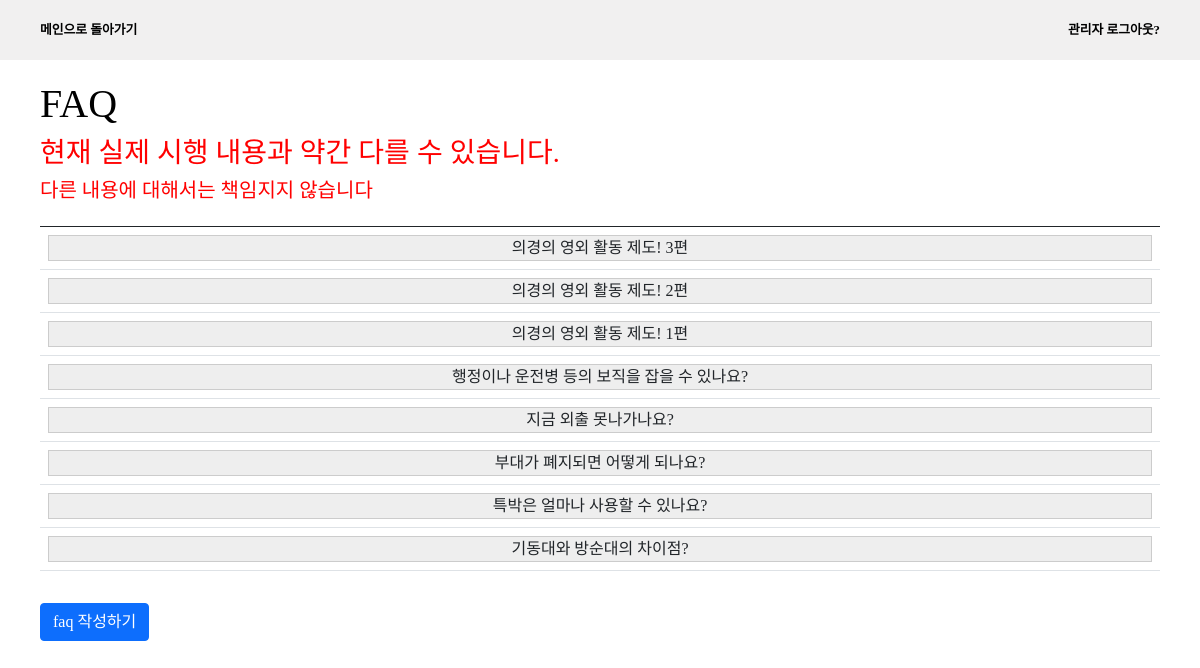
Page /detail/faq (signed in) on the committed database.
### app/models.py (models this page shows, shortened)
class User(db.Model):
    id = db.Column(db.Integer, primary_key=True)
    pw = db.Column(db.String(200), nullable=False)
    name = db.Column(db.String(50), nullable=False)
    _class = db.Column(db.String(50), nullable=True)
    @property
    def is_authenticated(self):
        return True

class Faq(db.Model):
    id = db.Column(db.Integer, primary_key=True)
    subject = db.Column(db.String(200), nullable=False)
    content = db.Column(db.Text(), nullable=False)

### app/views/detail_views.py (the view)
@bp.route("/faq")
def faq_list():
    faq_list = Faq.query.order_by(Faq.id.desc()).all()
    return render_template("faq_list.html", faq_list=faq_list)

### app/__init__.py (called while the page is built)
@login_manager.user_loader
def user_loader(user_id):
    from .models import User
    return User.query.filter_by(id=user_id).first()

### app/templates/faq_list.html (shortened to what this page needs)
{% extends 'base.html' %}
{% block contents %}
<section class='inner faq_table'>
  <h1>FAQ</h1>
  <h3 style="color: red;">현재 실제 시행 내용과 약간 다를 수 있습니다.</h3>
  <h5 style="color: red;">다른 내용에 대해서는 책임지지 않습니다</h5>
  <table class="table">
    <thead>
      <tr>
        <th scope="col"> </th>
      </tr>
    </thead>
    <tbody>
      {% for faq in faq_list %}
      <tr>
        <td>
          <div>
            <label for="{{faq.id}}" class="toggle_button">{{faq.subject}}</label>
          </div>
        </td>
      </tr>
      {% endfor %}
    </tbody>
  </table>
  {% if current_user.id == 8171 %}
  <a class='btn btn-primary my-3' href="{{url_for('detail.faq_create')}}">faq 작성하기</a>
  {% endif %}
</section>
{%endblock%}

### app/templates/nav.html
<nav class='inner'>
  <div>
    <a href="{{ url_for('main.main') }}">메인으로 돌아가기</a>
  </div>
  {%if current_user.is_authenticated %}
  <div>
    <a href="{{url_for('main.logout')}}">{{current_user.name}}<small> 로그아웃?</small></a>
  </div>
  {% endif %}
</nav>

### app/static/css/style.css (style rules this page uses)
* { box-sizing:border-box; }
html { height: 100%; }
body { min-height: 100%; font-family: "Spoca Han Sans Neo", "sans-serif"; color:black; }
.inner { height: 100%; padding: 0 40px; margin: 0 auto; }
nav { width: 100%; line-height: 60px; display: flex; justify-content: space-between; }
nav.inner { display: flex; justify-content: space-between; }
a { all:unset; }
nav * { font-size: 1.2rem; font-weight: bold; }
section { width: 100%; position: relative; }
header + section h1, header + section h2 { margin-top: 80px; }
.toggle_button { cursor:pointer; display:block; background:#eee; text-align:center; border:1px solid #ccc; }
@media only screen and (max-width: 1200px) { nav * { font-size: 0.8rem; } }

### rows in the picture
User: name "관리자"
Faq: subject "의경의 영외 활동 제도! 3편"
Faq: subject "의경의 영외 활동 제도! 2편"
Faq: subject "의경의 영외 활동 제도! 1편"
Faq: subject "행정이나 운전병 등의 보직을 잡을 수 있나요?"
Faq: subject "지금 외출 못나가나요?"
Faq: subject "부대가 폐지되면 어떻게 되나요?"
Faq: subject "특박은 얼마나 사용할 수 있나요?"
Faq: subject "기동대와 방순대의 차이점?"
